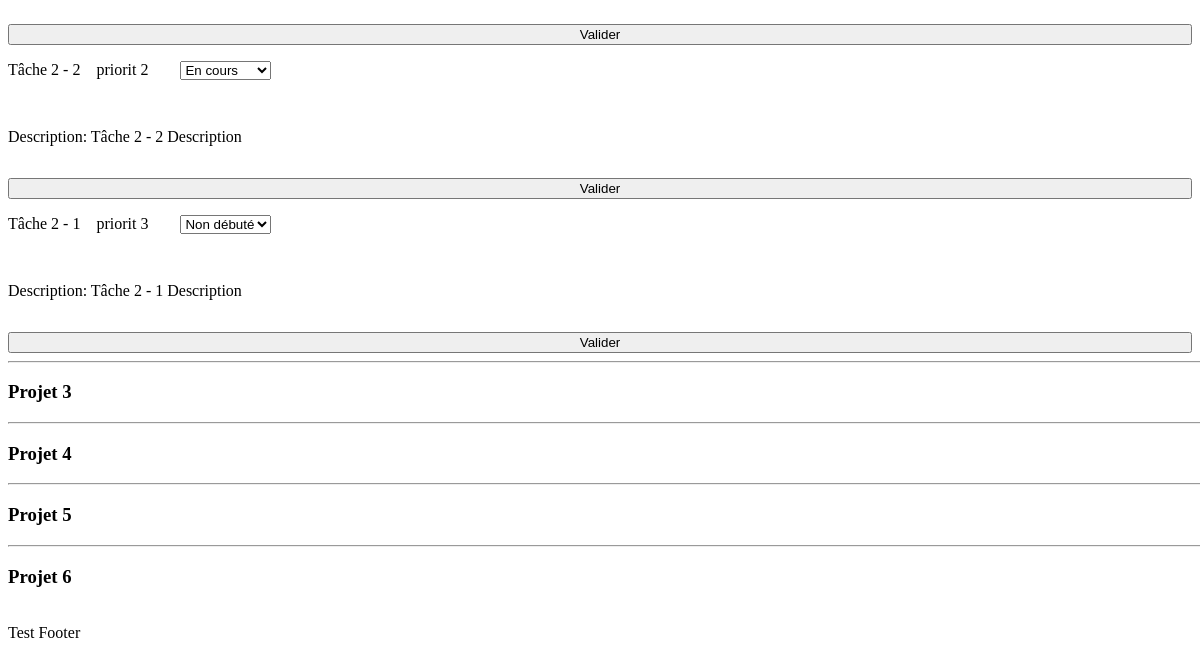
The page /index.php?page=affichetaches (signed in, lower part) on the database as committed earlier.
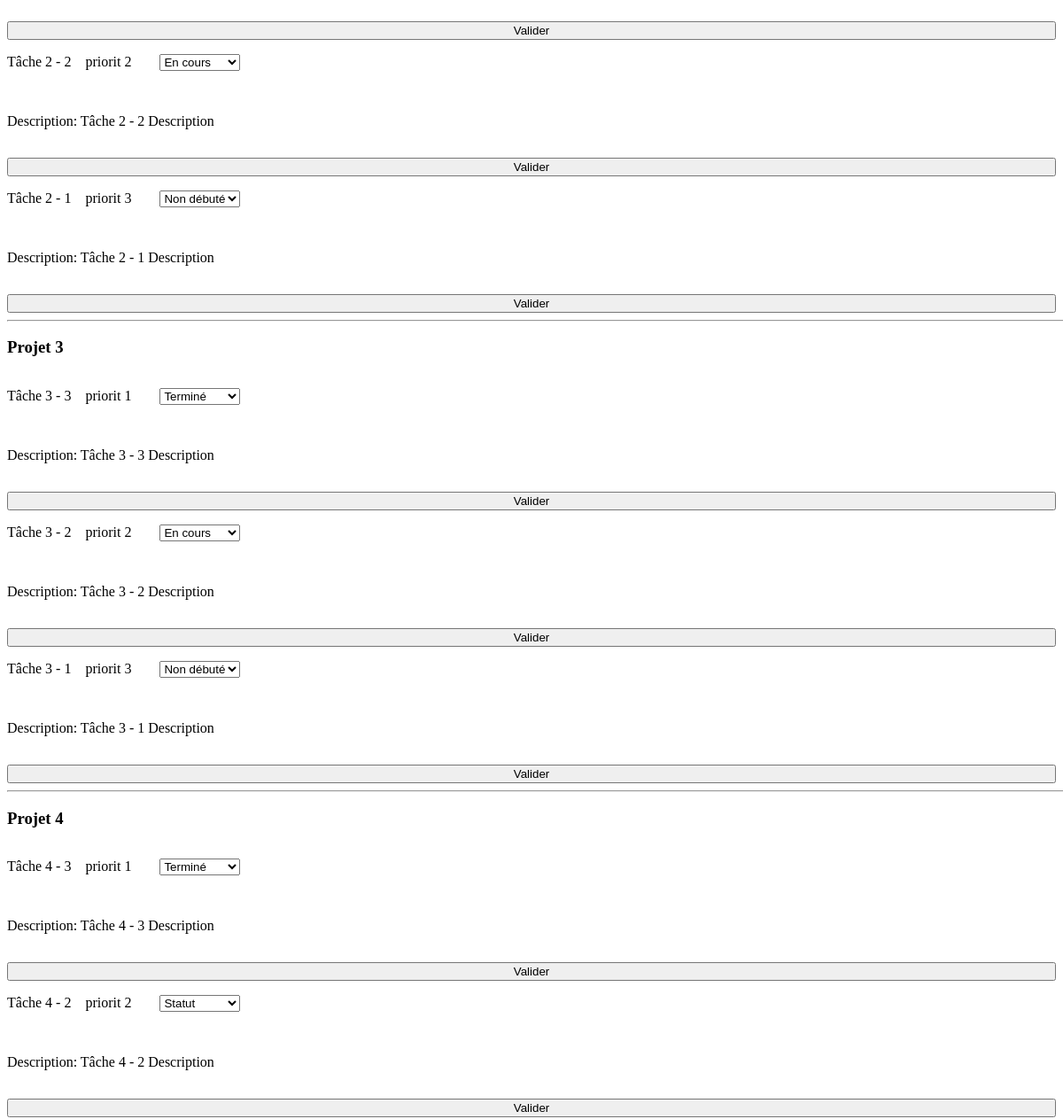
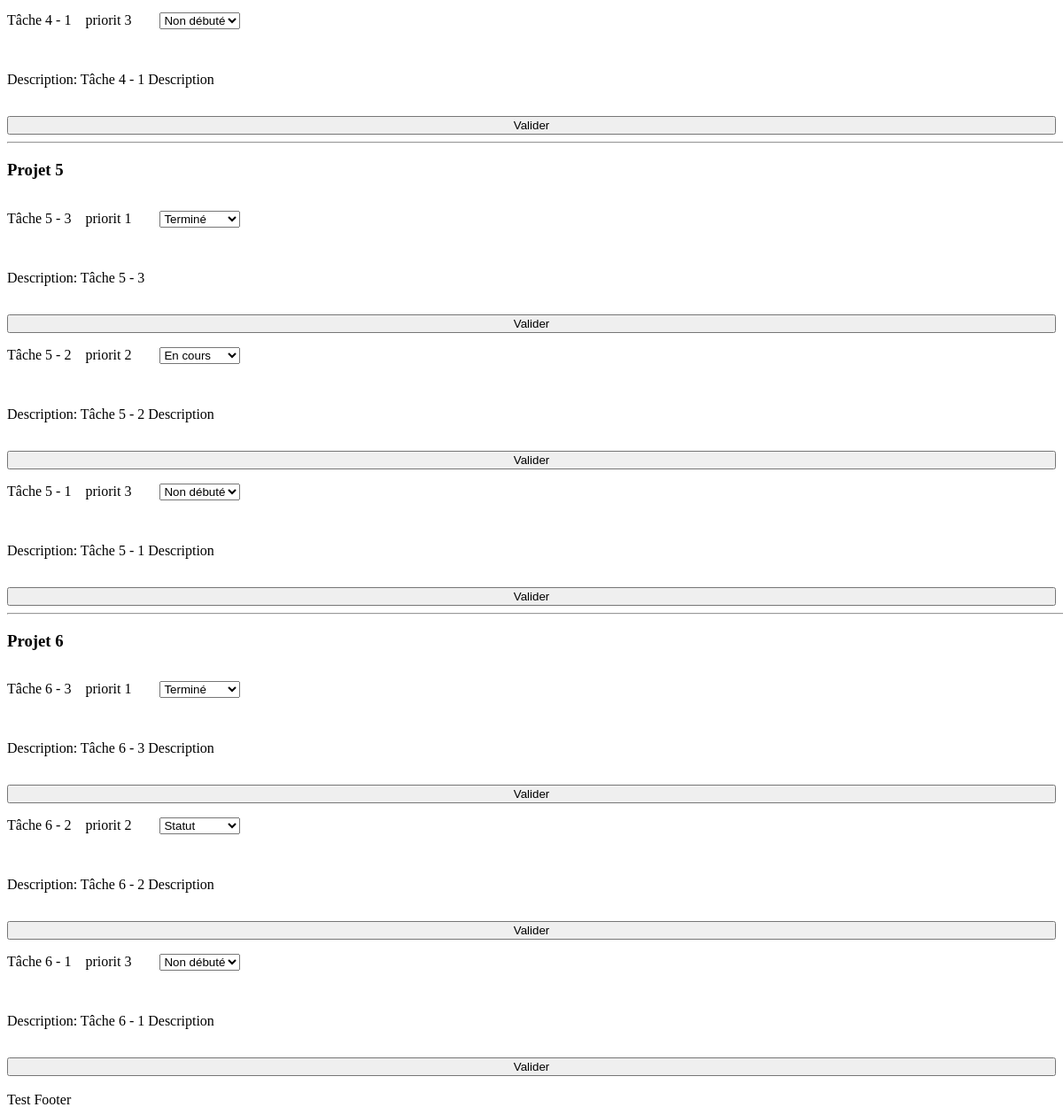
The same page on the database as committed later (2 pictures, top to bottom).
### tables this page shows
CREATE TABLE `taches` (
  `id` int(11) NOT NULL,
  `titre` varchar(50) NOT NULL,
  `priorite` varchar(50) NOT NULL,
  `statut` varchar(50) NOT NULL,
  `description` varchar(255) NOT NULL,
  `id_users` int(11) NOT NULL,
  `id_projets` int(11) NOT NULL
);

CREATE TABLE `projets` (
  `id` int(11) NOT NULL,
  `libelle` varchar(50) NOT NULL
);

### src/Core/Views.php (called while the page is built, shortened)
<?php
class Views
{
    private $folder;
    private $page;
    public function __construct($content, $title)
    {
        $this->folder = dirname(__FILE__) . '/../Views/Templates/';
        $this->page = dirname(__FILE__) . '/../Views/' . $content . '.php';
    }
    private function getHead()
    {
        return $this->folder . 'head.php';
    }
    private function getFooter()
    {
        return $this->folder . 'footer.php';
    }
    public function render()
    {
        include_once $this->getHead();
        include_once $this->page;
        include_once $this->getFooter();
    }
}

### src/Controller/TachesController.php (called while the page is built, shortened)
<?php
class TachesController
{
    public function __construct()
    {
        $this->AffichesTaches();
    }
    private function AffichesTaches()
    {
        $view = new Views('AfficheTaches', 'Mes Taches');
        $view->setVar('TitrePage', 'Mes Taches');
        if (Security::isConnected()) {
            $view->setVar('connected', true);
        } else {
            header('location: index.php');
        }
        $projets = Projets::getAllOrderBy('id');
        $taches = Taches::getAllOrderBy('priorite');
        $view->setVar('taches', $taches);
        $view->setVar('projets', $projets);
        $view->render();
    }
}

### src/Core/Dispatcher.php (called while the page is built, shortened)
<?php
class Dispatcher
{
    public function __construct()
    {
        if (isset($_GET['page'])) {
            switch ($_GET['page']) {
                case 'affichetaches':
                    new TachesController();
                    break;
            }
        } else {
            new DefaultPageController();
        }
    }
}

### index.php (called while the page is built, shortened)
<?php
new Dispatcher();

### src/Core/Model.php (called while the page is built, shortened)
<?php
class Model
{
    private static $dsn = 'mysql:dbname=projetmcd;host=localhost';
    private static $username = 'projet2';
    private static $password = 'projet2';
    public static $instance = null;
    private function __construct()
    {
        try {
            self::$instance = new \PDO(
                self::$dsn,
                self::$username,
                self::$password
            );
        } catch (\PDOException $e) {
            echo $e->getMessage();
        }
    }
    public static function getInstance()
    {
        return self::$instance;
    }
    private static function getClass()
    {
        $classe = get_called_class();
        $classeTab = explode('\\', $classe);
        return $classeTab[count($classeTab) - 1];
    }
    public static function getAllOrderBy($colonneDeTri):array
    {
        $query = self::getInstance()->query(
            'select * from ' . self::getClass() . ' order by ' . $colonneDeTri
        );
        return $query->fetchAll(\PDO::FETCH_CLASS, get_called_class());
    }
}

### src/Model/Projets.php (called while the page is built, shortened)
<?php
class Projets extends Model
{
    private $id;
    private string $libelle;
    public function getId()
    {
        return $this->id;
    }
    public function getLibelle()
    {
        return $this->libelle;
    }
}

### src/Model/Taches.php (called while the page is built, shortened)
<?php
class Taches extends Model
{
    private $id;
    private string $titre;
    private string $priorite;
    private string $statut;
    private string $description;
    public function getId()
    {
        return $this->id;
    }
    public function getTitre()
    {
        return $this->titre;
    }
    public function getPriorite()
    {
        return $this->priorite;
    }
    public function getStatut()
    {
        return $this->statut;
    }
    public function getDescription()
    {
        return $this->description;
    }
}

### src/Views/AfficheTaches.php (the view, shortened to what this page needs)
<main>
    <?php
    foreach ($projets as $projet) {
    ?>
        <hr style="width: 100vw; color:black;">
        <section class="projet_<?php echo $projet->getId(); ?>">
            <h3><?php
                echo $projet->getLibelle();
                ?></h3>
            <?php foreach ($taches as $tache) {
                if ($tache->id_projets === $projet->getId()) : ?>
                    <div class="tache_<?php echo $tache->getId() ?>">
                        <form action="" method="POST" style="display:flex; flex-direction:column; gap:16px;">
                            <div style="display:flex; gap:16px;">
                                <p><?php echo $tache->getTitre(); ?></p>
                                <p>priorit <?php echo $tache->getPriorite(); ?></p>
                                <select name="statut" id="statut" style="height:50%; margin: 16px 0px;">
                                    <option value="" <?php if ($tache->getStatut() === null) : ?> disabled selected <? endif; ?>>Statut</option>
                                    <option value="" <?php if ($tache->getStatut() === "Non Débuté") : ?> selected <? endif; ?>>Non débuté </option>
                                    <option value="dog" <?php if ($tache->getStatut() === "En Cours") : ?> selected <? endif; ?>>En cours</option>
                                    <option value="cat" <?php if ($tache->getStatut() === "Terminé") : ?> selected <? endif; ?>>Terminé</option>
                                </select>
                            </div>
                            <p>
                                Description:
                                <?php echo $tache->getDescription();
                                ?>
                            </p>
                            <input type="submit" value="Valider" style="width: 3.5  rem;">
                        </form>
                    </div>
                <?php endif ;
                }
                ?>
        </section> <?php
                };
                    ?>
</main>

### src/Views/Templates/head.php (shortened to what this page needs)
<!DOCTYPE html>
<html lang="fr">
<head>
</head>
<body>

### src/Views/Templates/footer.php
<footer>
    <br>
    Test Footer
</footer>
</body>
</html>

Rows that differ between the two databases and show on the page:
added taches: titre "Tâche 3 - 3", priorite "1", statut "Terminé", description "Tâche 3 - 3 Description", shown under projets "Projet 3"
added taches: titre "Tâche 3 - 2", priorite "2", statut "En cours", description "Tâche 3 - 2 Description", shown under projets "Projet 3"
added taches: titre "Tâche 3 - 1", priorite "3", statut "Non débuté", description "Tâche 3 - 1 Description", shown under projets "Projet 3"
added taches: titre "Tâche 4 - 3", priorite "1", statut "Terminé", description "Tâche 4 - 3 Description", shown under projets "Projet 4"
added taches: titre "Tâche 4 - 2", priorite "2", description "Tâche 4 - 2 Description", shown under projets "Projet 4"
added taches: titre "Tâche 4 - 1", priorite "3", statut "Non débuté", description "Tâche 4 - 1 Description", shown under projets "Projet 4"
added taches: titre "Tâche 5 - 3", priorite "1", statut "Terminé", description "Tâche 5 - 3", shown under projets "Projet 5"
added taches: titre "Tâche 5 - 2", priorite "2", statut "En cours", description "Tâche 5 - 2 Description", shown under projets "Projet 5"
added taches: titre "Tâche 5 - 1", priorite "3", statut "Non débuté", description "Tâche 5 - 1 Description", shown under projets "Projet 5"
added taches: titre "Tâche 6 - 3", priorite "1", statut "Terminé", description "Tâche 6 - 3 Description", shown under projets "Projet 6"
added taches: titre "Tâche 6 - 2", priorite "2", description "Tâche 6 - 2 Description", shown under projets "Projet 6"
added taches: titre "Tâche 6 - 1", priorite "3", statut "Non débuté", description "Tâche 6 - 1 Description", shown under projets "Projet 6"
